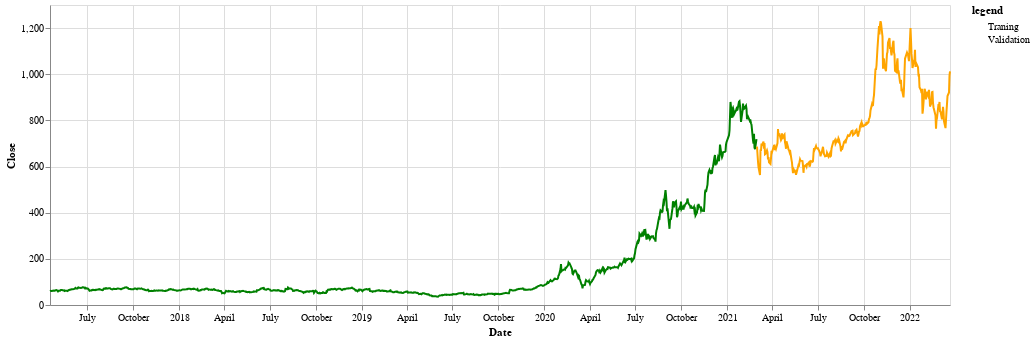

Notebook source saved alongside this figure:
### Code cell
base.mark_line().transform_calculate(
    validation = 'if(datum.Date > datetime("2021-03-01"), "True", "False")'
).encode(
    alt.X('Date:T'),
    alt.Y('Close'),
    alt.Color(
        'validation:O', 
        scale=alt.Scale(range=['green', 'orange']),
        legend=alt.Legend(
            values=['Traning', 'Validation'], 
            title='legend')
    )
).properties(
    width=900
)

### Figure 1 — Vega-Lite specification as saved in the notebook (floating-point values rounded to 4 significant figures; data arrays with more than 128 entries replaced by an {"elided": "..."} marker saying what was removed)
{"usermeta": {"embedOptions": {"theme": "fivethirtyeight"}}, "config": {"view": {"continuousWidth": 400, "continuousHeight": 300}, "font": "monospace"}, "data": {"name": "data-68d02f45350e723ab1916a0bde63dec6"}, "mark": "line", "encoding": {"color": {"field": "validation", "legend": {"title": "legend", "values": ["Traning", "Validation"]}, "scale": {"range": ["green", "orange"]}, "type": "ordinal"}, "x": {"field": "Date", "type": "temporal"}, "y": {"field": "Close", "type": "quantitative"}}, "transform": [{"calculate": "if(datum.Date > datetime(\"2021-03-01\"), \"True\", \"False\")", "as": "validation"}], "width": 900, "$schema": "https://vega.github.io/schema/vega-lite/v4.17.0.json", "datasets": {"data-68d02f45350e723ab1916a0bde63dec6": {"elided": "1243 records"}}}
